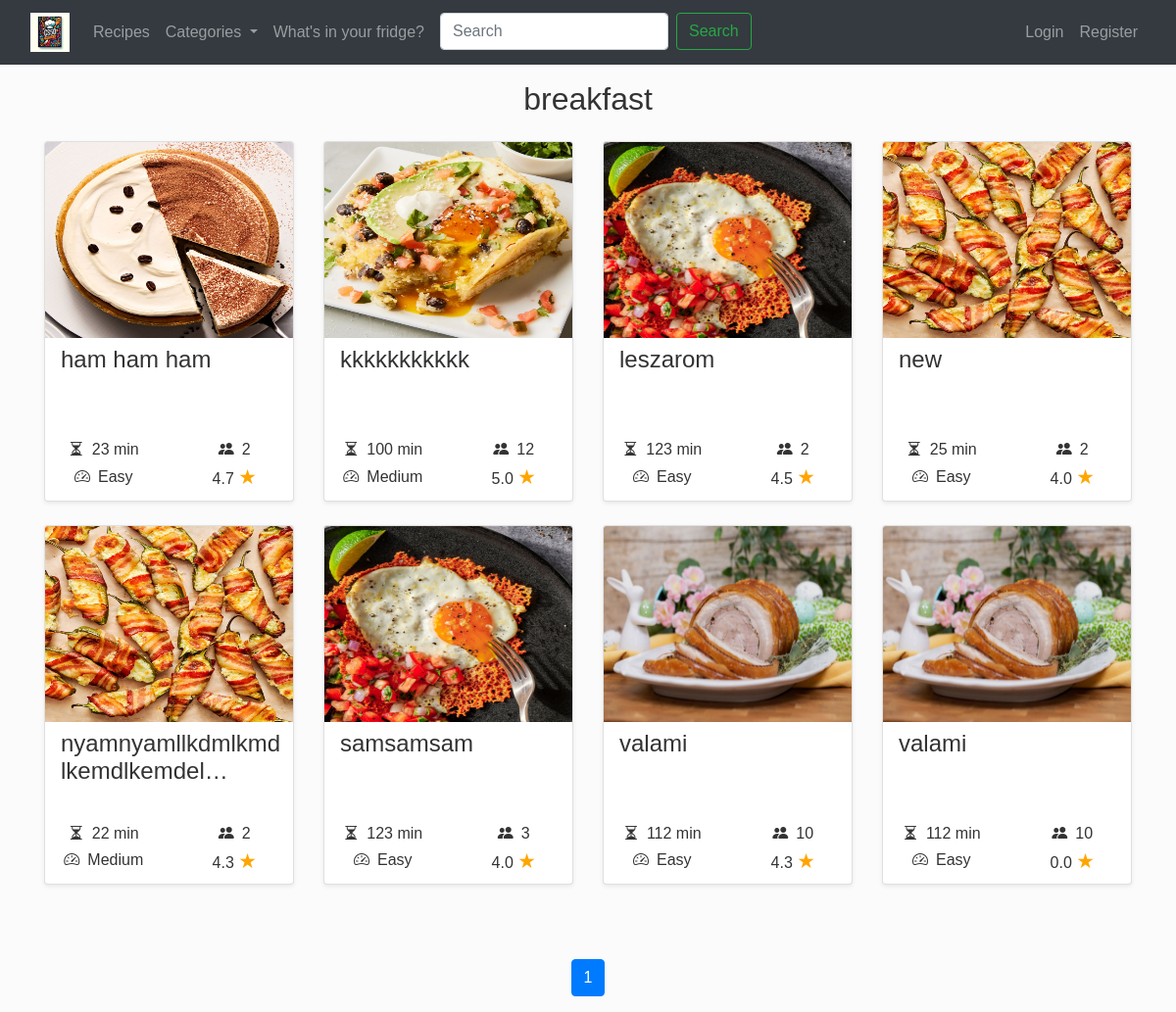
Screenshot of /category/breakfast/ with the database file from the repository.
### recepies/models.py (models this page shows, shortened)
class Category(models.Model):
  title = models.CharField(max_length=100)
  def __str__(self):
    return self.title

class Recipe(models.Model):
  title = models.CharField(max_length=128)
  serving = models.PositiveIntegerField()
  preparation_time = models.PositiveIntegerField()
  difficulty = models.CharField(
    max_length=6,
    choices=DifficultyLevel.choices,
    default=DifficultyLevel.EASY
  )
  raw_ingredients = models.TextField(help_text="List ingredients as free text.")
  ingredients = models.ManyToManyField(Ingredient, related_name='recipes')
  preparation = models.TextField()
  image = models.ImageField(upload_to='recepies/', null=True, blank=True)
  categories = models.ManyToManyField(Category, related_name='recipes')
  ratings = models.JSONField(default=dict)
  average_rating = models.FloatField(default=0.0)
  created_at = models.DateTimeField(auto_now_add=True)
  creator = models.ForeignKey(User, on_delete=models.CASCADE, related_name="creator_recipe")
  comments = models.ManyToManyField('Comment', related_name="comments_on_recipe", blank=True)

### recepies/views.py (the view)
# urls.py: path('category/<str:category>/',views.recipes_by_category, name='recipes_by_category'),
def recipes_by_category(request, category):
    categories = Category.objects.all()
    category = Category.objects.get(title=category)
    recipes = Recipe.objects.filter(categories=category).order_by('title')
    paginated_recipes, page_range, last_two_pages = paginate_with_page_range(request, recipes, per_page=12)
    return render(request, 'recepies/recipes_by_category.html', {
        'categories': categories,
        'category': category,
        'recipes': paginated_recipes,
        'page_range': page_range,
        'last_two_pages': last_two_pages,
        })

### recepies/utils.py (called while the page is built)
def paginate_with_page_range(request, queryset, per_page):
    paginator = Paginator(queryset, per_page)
    page = request.GET.get('page')
    try:
        paginated_queryset = paginator.page(page)
    except PageNotAnInteger:
        paginated_queryset = paginator.page(1)
    except EmptyPage:
        paginated_queryset = paginator.page(paginator.num_pages)
    current_page = paginated_queryset.number
    last_page = paginator.num_pages
    window = 2
    start_page = max(current_page - window, 1)
    end_page = min(current_page + window, last_page) + 1
    page_range = range(start_page, end_page)
    if last_page > 2:
        last_two_pages = range(last_page - 1, last_page + 1)
    else:
        last_two_pages = range(1, last_page + 1)
    return paginated_queryset, page_range, last_two_pages

### recepies/templates/recepies/recipes_by_category.html
{% extends "recepies/layout.html" %} {% block content %}
<h2 class="mb-4 text-center">{{ category }}</h2>
{% include "recepies/recipe_cards.html" with object_list=recipes %}
{% include "recepies/pagination.html" with object_list=recipes %}
{% endblock %}

### recepies/templates/recepies/recipe_cards.html (shortened to what this page needs)
{% if not object_list %}
<p class="ml-5">No recipes yet.</p>
{% else %}
<div class="row pb-5 mb-1">
  {% for recipe in object_list%}
  <div class="col-lg-3 col-md-6 mb-4 mb-lg-0">
    <div class="card shadow-sm border-2 rounded mb-4">
      <div class="card-body p-0">
        <img
          class="w-100 card-img-top img-fluid"
          src="{{ recipe.image.url }}"
          alt="{{ recipe.title }}"
          style="width: 300px; height: 200px;"
        />
        <div class="p-2">
          <h4 class="card-title mb-4 pl-2"  style="height: 70px;">{{ recipe.title|truncatechars:30 }}</h4>
          <div class="row ">
              <div class="col-6 d-flex align-items-center justify-content-center">
                  <i class="bi bi-hourglass-split"></i>
                  <span class="ml-2">{{ recipe.preparation_time }} min</span>
              </div>
              <div class="col-6 d-flex align-items-center justify-content-center">
                  <i class="bi bi-people-fill"></i>
                  <span class="ml-2">{{ recipe.serving }}</span>
              </div>
              <div class="col-6 d-flex align-items-center justify-content-center">
                  <i class="bi bi-speedometer2"></i>
                  <span class="ml-2">{{ recipe.difficulty }}</span>
              </div>
              <div class="col-6 d-flex align-items-center justify-content-center">
                  <p class="mb-0">{{ recipe.average_rating|floatformat:1 }} <span class="star-orange" style="font-size: 1.3rem">&#9733;</span></p>
              </div>
          </div>
        </div>
      </div>
    </div>
  </div>
  {% endfor %}
</div>
{% endif %}

### recepies/static/recepies/style.css (style rules this page uses)
body { font-family: 'Poppins', sans-serif; background-color: #fbfbfb; color: #333; }
.star-orange { font-size: 1.3rem; color: orange; }

### rows the page displays
Category: title "breakfast"
Recipe: image (picture), title "ham ham ham", preparation_time "23", serving "2", difficulty "Easy", average_rating "4.7"
Recipe: image (picture), title "kkkkkkkkkkk", preparation_time "100", serving "12", difficulty "Medium", average_rating "5.0"
Recipe: image (picture), title "leszarom", preparation_time "123", serving "2", difficulty "Easy", average_rating "4.5"
Recipe: image (picture), title "new", preparation_time "25", serving "2", difficulty "Easy", average_rating "4.0"
Recipe: image (picture), title "nyamnyamllkdmlkmdlkemdlkemdel…", preparation_time "22", serving "2", difficulty "Medium", average_rating "4.3"
Recipe: image (picture), title "samsamsam", preparation_time "123", serving "3", difficulty "Easy", average_rating "4.0"
Recipe: image (picture), title "valami", preparation_time "112", serving "10", difficulty "Easy", average_rating "4.3"
Recipe: image (picture), title "valami", preparation_time "112", serving "10", difficulty "Easy", average_rating "0.0"

### other values shown
{{ num }} "1"
